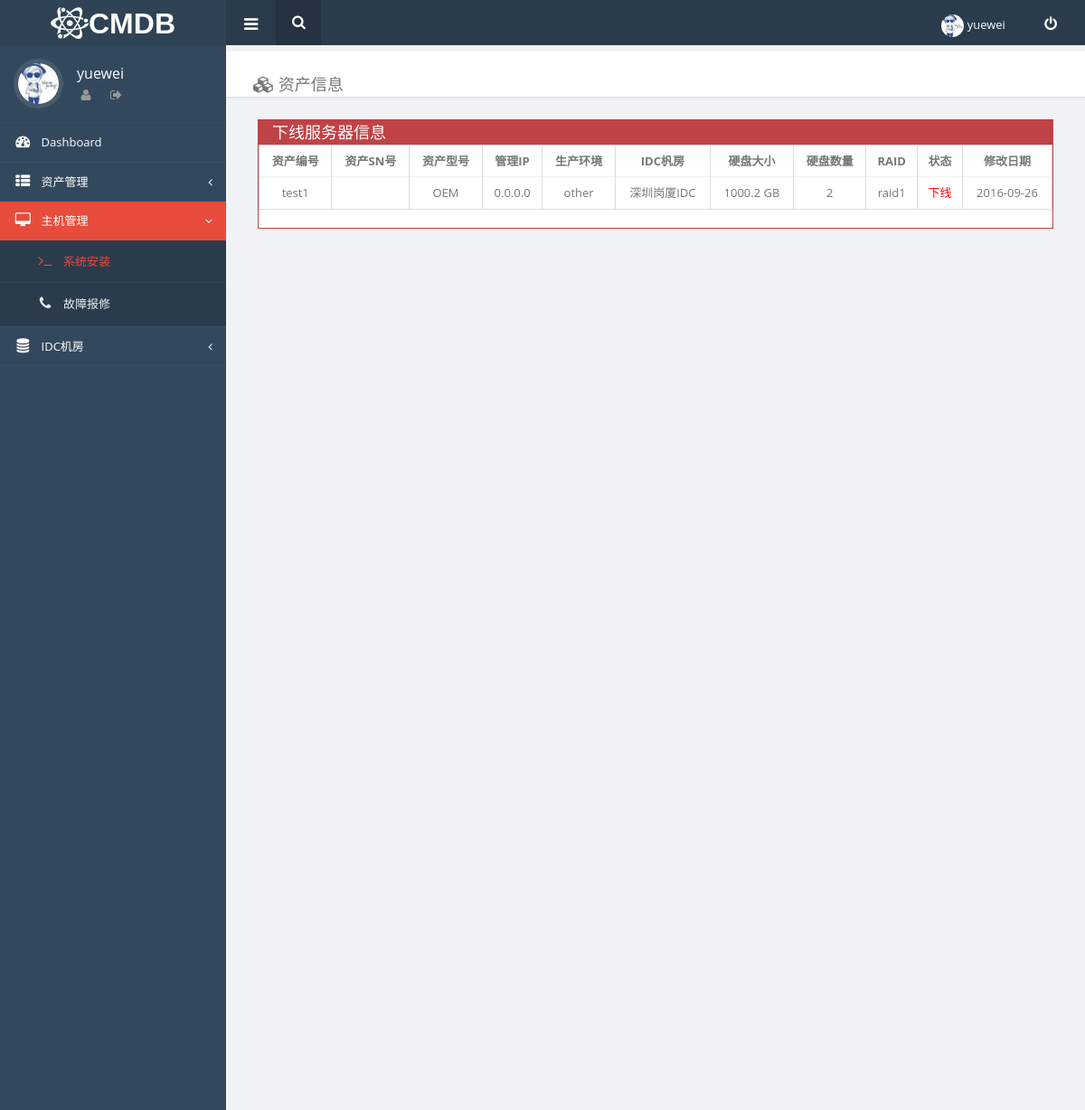
Screenshot of /cmdb/os/ (signed in) with the database file from the repository.
### CMDB_Server/models.py (models this page shows, shortened)
class Asset(models.Model):
    assetno = models.CharField(max_length=32)
    asset_type_choices = (
        ('server', u'服务器'),
        ('switch', u'交换机'),
        ('router', u'路由器'),
        ('firewall', u'防火墙'),
        ('storage', u'存储设备'),
        ('NLB', u'F5'),
        ('wireless', u'无线AP'),
        ('others', u'其它类'),
    )
    asset_type = models.CharField(u'资产类型',choices=asset_type_choices, max_length=64, default='server')
    sn = models.CharField(u'资产SN号', max_length=128)
    servermodel=models.CharField(u'资产型号',max_length=64)
    business_ip = models.GenericIPAddressField(u'管理IP', blank=True, null=True)
    expire_date = models.DateField(u'过保日期', null=True, blank=True)
    business_unit_choices=((1,'product'),
                           (2,'bete'),
                           (3,'cn|test'),
                           (4,'other'))
    business_unit = models.SmallIntegerField(u'生产环境',choices=business_unit_choices,default=1)
    tags = models.CharField(u'资产标记',blank=True, max_length=128)
    admin = models.ForeignKey(User, verbose_name=u'资产管理员', null=True, blank=True)
    idc = models.ForeignKey(IDC,verbose_name=u'IDC杋房', null=True, blank=True)
    idc_cabinet = models.CharField(u'机柜号',max_length=32)
    create_type_choices=((1,u'人工'),
                         (2,u'自动'))
    create_type=models.SmallIntegerField(choices=create_type_choices,verbose_name=u'数据方式',default=2)
    status_type_choices = ((1, u'在线'),
                           (2, u'下线'))
    asset_status=models.SmallIntegerField(choices=status_type_choices,verbose_name=u'状态',default=1)
    reason=models.CharField(max_length=128,null=True)
    release_date=models.DateField(null=True,max_length=32)
    create_date = models.DateTimeField(u'创建日期',blank=True, auto_now_add=True)
    update_date = models.DateTimeField(u'修改日期',blank=True, auto_now=True)
    class Meta:
        verbose_name = '资产总表'
        verbose_name_plural = "资产总表"

class Server(models.Model):
    asset=models.OneToOneField(Asset)
    osrelease=models.CharField(u'系统版本',max_length=64)
    bip = models.GenericIPAddressField(u'业务IP', max_length=64)
    rip = models.GenericIPAddressField(u'管理IP', max_length=64, default='0.0.0.0')
    uptime=models.CharField(u'运行时长',max_length=64)
    users=models.CharField(max_length=64)
    create_date = models.DateTimeField(u'创建日期',blank=True, auto_now_add=True)
    update_date = models.DateTimeField(u'修改日期',blank=True, auto_now=True)

class IDC(models.Model):
    idc_choices = ((1, u'广州奥飞IDC'),
                   (2, u'香港IDC'),
                   (3, u'深圳南山IDC'),
                   (4, u'深圳岗厦IDC'))
    name=models.SmallIntegerField(choices=idc_choices,verbose_name=u'IDC名称',default='GZ',null=True)
    location=models.CharField(u'IDC位置',max_length=128)
    contact_name=models.CharField(u'IDC联系人',max_length=32)
    contact_tel=models.CharField(u'联系人电话',max_length=32)
    create_date = models.DateTimeField(u'创建日期', blank=True, auto_now_add=True)
    update_date = models.DateTimeField(u'修改日期', blank=True, auto_now=True)

class Disk(models.Model):
    server = models.ForeignKey(Server)
    disktotalsize=models.CharField(u'磁盘大小',max_length=32)
    diskcount=models.SmallIntegerField(u'磁盘个数')
    diskraid=models.CharField(u'RAID',max_length=32)
    df=models.TextField(null=True)
    create_date = models.DateTimeField(u'创建日期',blank=True, auto_now_add=True)
    update_date = models.DateTimeField(u'修改日期',blank=True, auto_now=True)

### CMDB_Server/views.py (the view)
@login_required
def os(request):
    asset_object=models.Asset.objects.filter(asset_status=2,asset_type='server')
    return render(request, 'cmdb/os.html', {'assetobj':asset_object})

### templates/cmdb/os.html
{% extends 'cmdb/index.html' %}
{% block page-content %}
    <div id="title-breadcrumb-option-demo" class="page-title-breadcrumb">
        <ol class="breadcrumb page-breadcrumb pull-left h4">
            <li class=""><i class="fa fa-cubes"></i>&nbsp;<span>资产信息</span></li>
        </ol>
    </div>
    <div class="page-content">
        <div class="col-lg-12 detail">
            <div class="panel panel-red">
                <div class="panel-heading">下线服务器信息</div>
                <div class="panel-body" style="padding:0px">
                    <table class="table table-hover table-bordered">
                        <thead>
                        <tr>
                            <th >资产编号</th>
                            <th >资产SN号</th>
                            <th >资产型号</th>
                            <th >管理IP</th>
                            <th >生产环境</th>
                            <th >IDC杋房</th>
                            <th>硬盘大小</th>
                            <th>硬盘数量</th>
                            <th >RAID</th>
                            <th>状态</th>
                            <th >修改日期</th>
                        </tr>
                        </thead>
                        <tbody>
                          {% for asset in assetobj %}
                            <tr>
                                <td>{{ asset.assetno }}</td>
                                <td>{{ asset.sn }}</td>
                                <td>{{ asset.servermodel }}</td>
                                 <td><a href="https://{{ asset.server.rip }}/login.html" target="_blank">{{ asset.server.rip}}</a></td>
                                 <td>{{ asset.get_business_unit_display }}</td>
                                <td>{{ asset.idc.name }}</td>
                                {% for disk in asset.server.disk_set.select_related %}
                                <td>{{ disk.disktotalsize}}</td>
                                 <td>{{ disk.diskcount  }}</td>
                                 <td>{{ disk.diskraid }}</td>
                                {% endfor %}
                               <td class="status{{ asset.asset_status }}">{{ asset.get_asset_status_display}}</td>
                                <td>{{ asset.update_date|date:"Y-m-d"  }}</td>
                            </tr>
                         {% endfor %}
                        </tbody>
                    </table>
                </div>
            </div>
        </div>
    </div>
{% endblock %}

### templates/cmdb/index.html (shortened to what this page needs)
<!DOCTYPE html>
<html lang="en">
<head>
    <link type="text/css" rel="stylesheet" href="/static/css/orange-blue.css" class="default-style">
    <link type="text/css" rel="stylesheet" href="/static/css/orange-blue.css" id="theme-change" class="style-change color-change">
    <link type="text/css" rel="stylesheet" href="/static/css/jquery-ui-1.10.4.custom.min.css">
    <link type="text/css" rel="stylesheet" href="/static/css/font-awesome.min.css">
    <link type="text/css" rel="stylesheet" href="/static/css/bootstrap.min.css">
    <link type="text/css" rel="stylesheet" href="/static/css/bootstrap-datetimepicker.min.css">
    <link rel="stylesheet" type="text/css" href="/static/css/bootstrapValidator.min.css"/>
    <link type="text/css" rel="stylesheet" href="/static/css/introjs.css">
    <link type="text/css" rel="stylesheet" href="/static/css/animate.css">
    <link type="text/css" rel="stylesheet" href="/static/css/pace.css">
    <link type="text/css" rel="stylesheet" href="/static/css/all.css">
    <link type="text/css" rel="stylesheet" href="/static/css/orange-blue.css" class="default-style">
    <link type="text/css" rel="stylesheet" href="/static/css/orange-blue.css" id="theme-change" class="style-change color-change">
    <link type="text/css" rel="stylesheet" href="/static/css/style-responsive.css">
    <link type="text/css" rel="stylesheet" href="/static/css/custom.css">
</head>
<body class=" ">
<div style="height: 1150px">
    <div id="header-topbar-option-demo" class="page-header-topbar">
        <nav id="topbar" role="navigation" style="margin-bottom: 0; z-index: 2;" class="navbar navbar-default navbar-static-top">
            <div class="navbar-header">
                </button><a id="logo" href="#" class="navbar-brand" style="padding-top:8px"><span class="logo-text"><img src="/static/img/logo-small.png" style="height: 35px;width:42px;"/><span class='media-middle sign-title'>CMDB</span></span><span style="display: none" class="logo-text-icon" >CMDB</span></a>
            </div>
            <div class="topbar-main"><a id="menu-toggle" href="#" class="hidden-xs"><i class="fa fa-bars"></i></a>
                <form id="topbar-search" action="#" method="GET" class="hidden-xs">
                    <div class="input-group">
                        <input type="text" placeholder="Search..." class="form-control" /><span class="input-group-btn"><a href="javascript:;" class="btn submit"><i class="fa fa-search"></i></a></span>
                    </div>
                </form>
                <ul class="nav navbar navbar-top-links navbar-right mbn">
                    <li>
                        <a href="#" ><img src="/static/img/hs.jpg" alt="" class="img-responsive img-circle" />&nbsp;<span class="hidden-xs" >{{ request.user.username }}</span></a>
                    </li>
                    <li style="padding-right: 10px">
                        <a href="{% url 'logout' %}" data-hover="tooltip" title="Logout"><i class="fa fa-power-off" ></i></a>
                    </li>
                </ul>
            </div>
        </nav>
    </div>
    <div id="wrapper">
        <nav id="sidebar" role="navigation" class="navbar-default navbar-static-side">
            <div class="sidebar-collapse menu-scroll">
                <ul id="side-menu" class="nav">
                    <li class="user-panel">
                        <div class="thumb"><img src="/static/img/hs.jpg" alt="" class="img-circle" />
                        </div>
                        <div class="info">
                            <p>{{ request.user.username }}</p>
                            <ul class="list-inline list-unstyled">
                                <li><a href="#" data-hover="tooltip" title="User" ><i class="fa fa-user"></i></a>
                                </li>
                                <li><a href="{% url 'logout' %}" data-hover="tooltip" title="Logout"><i class="fa fa-sign-out"></i></a>
                                </li>
                            </ul>
                        </div>
                        <div class="clearfix"></div>
                    </li>
                    <li class="active"><a href="{% url 'index' %}"><i class="fa fa-tachometer fa-fw"><div class="icon-bg bg-orange"></div></i><span class="menu-title">Dashboard</span></a></li>
                    <li ><a href="#"><i class="fa fa-th-list fa-fw"><div class="icon-bg bg-blue"></div></i><span class="menu-title">资产管理</span><span class="fa arrow"></span></a>
                    </li>
                    <li><a href="#"><i class="fa fa-desktop fa-fw"><div class="icon-bg bg-pink"></div></i><span class="menu-title">主机管理</span><span class="fa arrow"></span></a>
                        <ul class="nav nav-second-level">
                            <li><a href="{% url 'os' %}"><i class="fa fa-terminal"></i><span class="submenu-title">系统安装</span></a></li>
                            <li><a href="#"><i class="fa fa-phone"></i><span class="submenu-title">故障报修</span></a></li>
                        </ul>
                    </li>
                    <li><a href="#"><i class="fa  fa-database fa-fw"><div class="icon-bg bg-green"></div></i><span class="menu-title">IDC机房</span><span class="fa arrow"></span></a>
                    </li>
                </ul>
            </div>
        </nav>
        <div id="page-wrapper">
            {% block page-content %}{% endblock %}
        </div>
    </div>
</div>
</body>
</html>

### static/css/style-responsive.css (style rules this page uses)
@media (min-width: 768px) { .sidebar-collapse { display: block; } }

### static/css/custom.css (style rules this page uses)
.sign-title { color: #fafffb; font-size: xx-large; }
table tr th { text-align: center; }
table tr td { text-align: center; }
.status2 { color:red; }
.detail .panel-heading { line-height: 12px; }

### rows the page displays
Asset: assetno "test1", servermodel "OEM", server.rip "0.0.0.0", business_unit "other", idc.name "深圳岗厦IDC", asset_status "下线", update_date "2016-09-26"
Disk: disktotalsize "1000.2 GB", diskcount "2", diskraid "raid1"

### other values shown
{{ request.user.username }} "yuewei"
